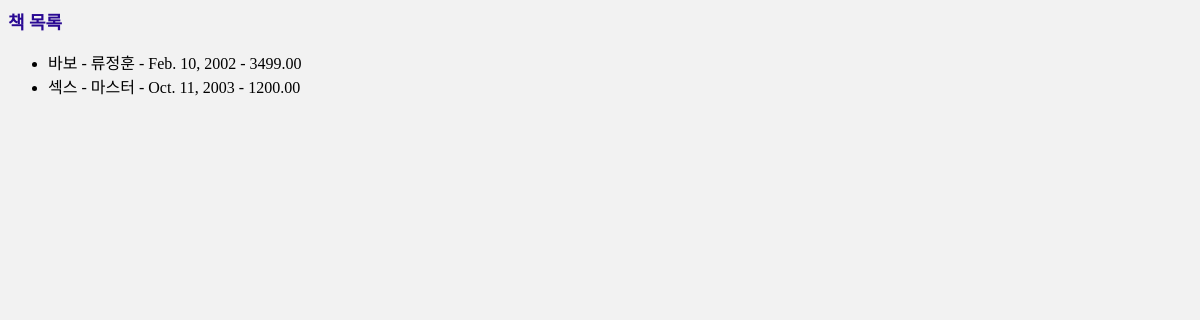
Page /myapp/list/ on the earlier database version.
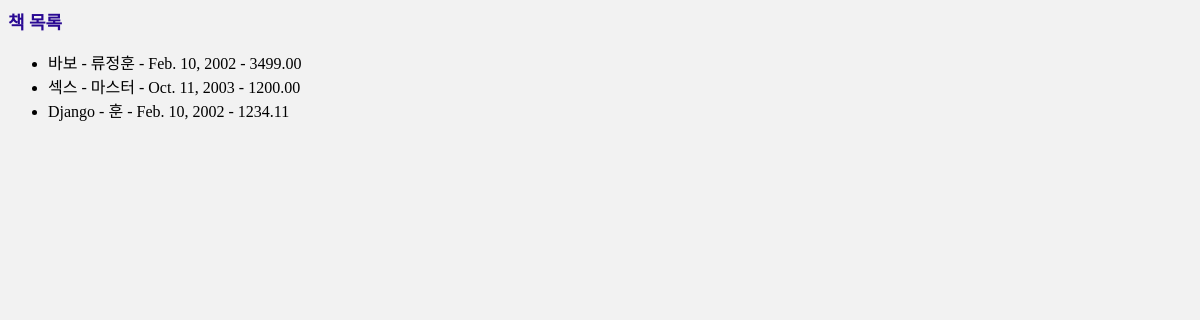
Same page on the later database version.
### myapp/models.py (models this page shows)
class Book(models.Model):
  title=models.CharField(max_length=200)
  author=models.CharField(max_length=200)
  publication_date=models.DateField()
  price=models.DecimalField(max_digits=6,decimal_places=2)

### myapp/views.py (the view)
# urls.py: path('list/',book_list,name='book_list'),
def book_list(request):
  books=Book.objects.all()
  return render(request,'myapp/book_list.html',{'books':books})

### myapp/templates/myapp/book_list.html
{% load static %}
<link rel="stylesheet" type="text/css" href="{% static 'css/style.css' %}">
<h2>책 목록</h2>
<ul>
  {% for book in books %}
  <li>{{ book.title }} - {{ book.author }} - {{book.publication_date}} - {{book.price}}</li>
  {% endfor %}
</ul>

### static/css/style.css (style rules this page uses)
h2 { color: #290993; font-size: 18px; }

Differences in the rows shown:
added Book: title "Django", author "훈", publication_date "Feb. 10, 2002", price "1234.11"
